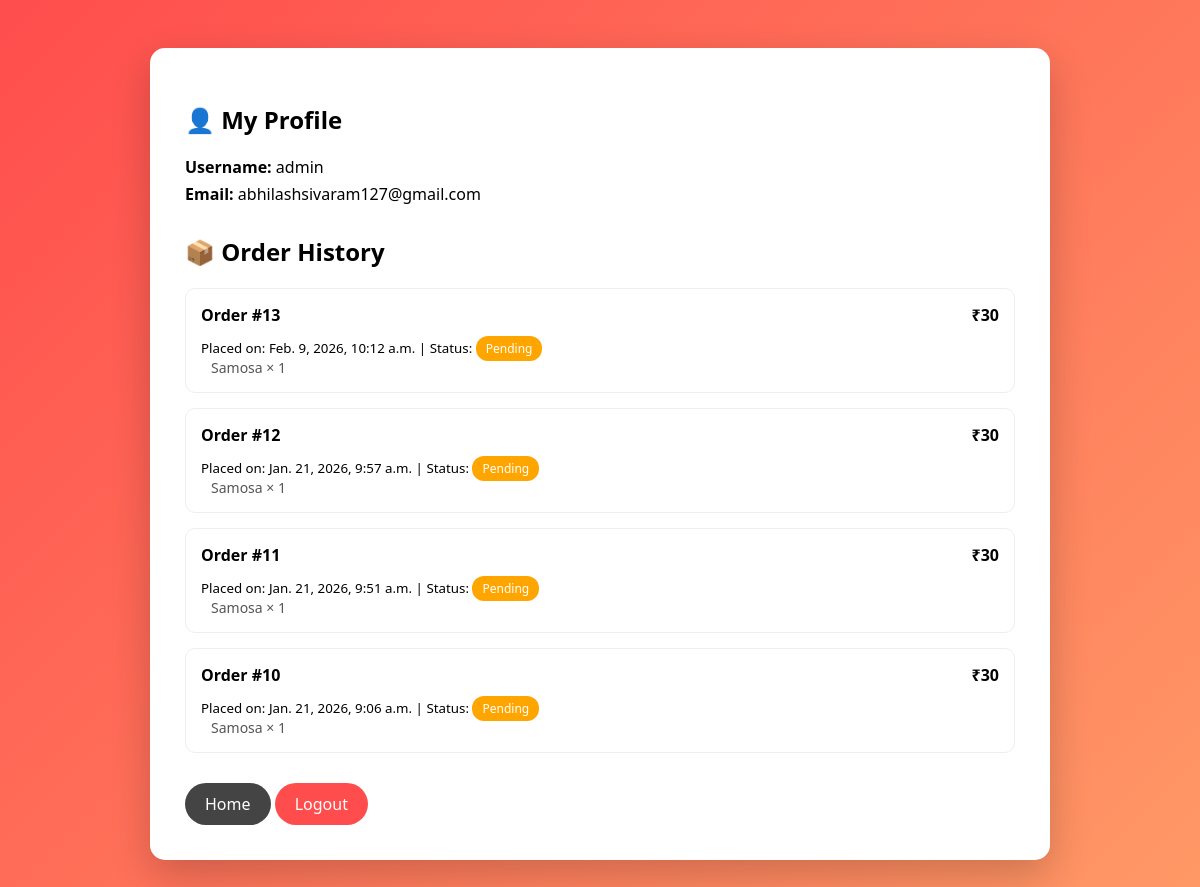
/profile/ (signed in), run on the app's committed database.
### food/models.py (models this page shows, shortened)
class Order(models.Model):
    STATUS_CHOICES = [
        ('pending', 'Pending'),
        ('delivered', 'Delivered'),
    ]
    PAYMENT_CHOICES = [
        ('cod', 'Cash on Delivery'),
    ]
    user = models.ForeignKey(User, on_delete=models.CASCADE)
    total_price = models.IntegerField()
    status = models.CharField(
        max_length=20,
        choices=STATUS_CHOICES,
        default='pending'
    )
    payment_method = models.CharField(
        max_length=20,
        choices=PAYMENT_CHOICES,
        default='cod'
    )
    created_at = models.DateTimeField(auto_now_add=True)

class OrderItem(models.Model):
    order = models.ForeignKey(Order, on_delete=models.CASCADE)
    food = models.ForeignKey(Food, on_delete=models.CASCADE)
    quantity = models.IntegerField()

class Food(models.Model):
    category = models.ForeignKey(Category, on_delete=models.CASCADE)
    name = models.CharField(max_length=200)
    price = models.IntegerField()
    available = models.BooleanField(default=True)
    image = models.ImageField(
        upload_to='food_images/',
        blank=True,
        null=True
    )

### food/views.py (the view)
# urls.py: path('profile/', views.profile_view, name='profile'),
@login_required(login_url='/login/')
def profile_view(request):
    orders = Order.objects.filter(user=request.user).order_by('-created_at')
    return render(request, 'food/profile.html', {
        'orders': orders
    })

### food/context_processors.py (called while the page is built)
def cart_count(request):
    if request.user.is_authenticated:
        return {
            'cart_count': Cart.objects.filter(user=request.user).count()
        }
    return {'cart_count': 0}

### food/templates/food/profile.html (shortened to what this page needs)
<!DOCTYPE html>
<html lang="en">
<head>
</head>
<body>
    <div class="profile-box">
        <h2>👤 My Profile</h2>
        <div class="info">
            <p><strong>Username:</strong> {{ user.username }}</p>
            <p><strong>Email:</strong> {{ user.email }}</p>
        </div>
        <h2>📦 Order History</h2>
        {% if orders %}
        {% for order in orders %}
        <div class="order">
            <div class="order-header">
                <span>Order #{{ order.id }}</span>
                <span>₹{{ order.total_price }}</span>
            </div>
            <small>
                Placed on: {{ order.created_at }} |
                Status:
                <span class="status {{ order.status }}">
                    {{ order.status|title }}
                </span>
            </small>
            {% for item in order.orderitem_set.all %}
            <div class="item">
                {{ item.food.name }} × {{ item.quantity }}
            </div>
            {% endfor %}
        </div>
        {% endfor %}
        {% else %}
        <p>You have not placed any orders yet.</p>
        {% endif %}
        <a href="/" class="btn secondary">Home</a>
        <a href="/logout/" class="btn">Logout</a>
    </div>
</body>
</html>

### food/templates/food/profile.html (style rules this page uses)
* { box-sizing: border-box; font-family: "Segoe UI", Arial, sans-serif; }
body { background: linear-gradient(135deg, #ff4d4d, #ff9966); min-height: 100vh; padding: 40px; }
.profile-box { max-width: 900px; margin: auto; background: white; padding: 35px; border-radius: 15px; box-shadow: 0 15px 40px rgba(0, 0, 0, 0.2); }
h2 { margin-bottom: 20px; }
.info { margin-bottom: 30px; }
.info p { margin: 5px 0; }
.order { border: 1px solid #eee; border-radius: 10px; padding: 15px; margin-bottom: 15px; }
.order-header { display: flex; justify-content: space-between; font-weight: bold; margin-bottom: 10px; }
.item { padding-left: 10px; font-size: 14px; color: #555; }
.btn { display: inline-block; margin-top: 15px; padding: 10px 20px; background: #ff4d4d; color: white; text-decoration: none; border-radius: 25px; }
.btn.secondary { background: #444; }
.status { padding: 4px 10px; border-radius: 12px; font-size: 12px; color: white; }
.status.pending { background: orange; }

### data on the page
Order: id "13", total_price "30", created_at "Feb. 9, 2026, 10:12 a.m.", status "Pending"
OrderItem: food.name "Samosa", quantity "1"
Order: id "12", total_price "30", created_at "Jan. 21, 2026, 9:57 a.m.", status "Pending"
OrderItem: food.name "Samosa", quantity "1"
Order: id "11", total_price "30", created_at "Jan. 21, 2026, 9:51 a.m.", status "Pending"
OrderItem: food.name "Samosa", quantity "1"
Order: id "10", total_price "30", created_at "Jan. 21, 2026, 9:06 a.m.", status "Pending"
OrderItem: food.name "Samosa", quantity "1"

### other printed values
{{ user.username }} "admin"
{{ user.email }} "abhilashsivaram127@gmail.com"
